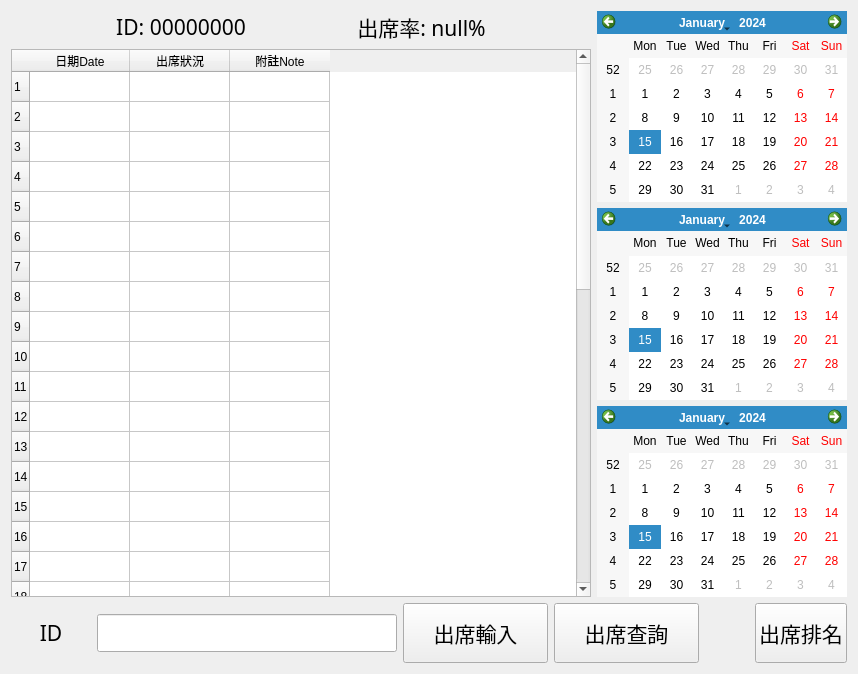
<?xml version="1.0" encoding="UTF-8"?>
<ui version="4.0">
 <class>QtAttendanceMain</class>
 <widget class="QWidget" name="QtAttendanceMain">
  <property name="geometry">
   <rect>
    <x>0</x>
    <y>0</y>
    <width>858</width>
    <height>674</height>
   </rect>
  </property>
  <property name="windowTitle">
   <string>QtAttendanceMain</string>
  </property>
  <layout class="QVBoxLayout" name="verticalLayout_5">
   <item>
    <layout class="QHBoxLayout" name="horizontalLayout_4">
     <item>
      <layout class="QVBoxLayout" name="verticalLayout_2">
       <item>
        <layout class="QHBoxLayout" name="horizontalLayout_2">
         <item>
          <widget class="QLabel" name="label_top_id">
           <property name="sizePolicy">
            <sizepolicy hsizetype="Fixed" vsizetype="Preferred">
             <horstretch>0</horstretch>
             <verstretch>0</verstretch>
            </sizepolicy>
           </property>
           <property name="minimumSize">
            <size>
             <width>0</width>
             <height>0</height>
            </size>
           </property>
           <property name="font">
            <font>
             <family>新細明體</family>
             <pointsize>16</pointsize>
            </font>
           </property>
           <property name="toolTip">
            <string>&lt;html&gt;&lt;head/&gt;&lt;body&gt;&lt;p&gt;&lt;br/&gt;&lt;/p&gt;&lt;/body&gt;&lt;/html&gt;</string>
           </property>
           <property name="layoutDirection">
            <enum>Qt::RightToLeft</enum>
           </property>
           <property name="text">
            <string>ID: 00000000</string>
           </property>
           <property name="alignment">
            <set>Qt::AlignCenter</set>
           </property>
          </widget>
         </item>
         <item>
          <widget class="QLabel" name="label_top_attend">
           <property name="sizePolicy">
            <sizepolicy hsizetype="Fixed" vsizetype="Preferred">
             <horstretch>0</horstretch>
             <verstretch>0</verstretch>
            </sizepolicy>
           </property>
           <property name="minimumSize">
            <size>
             <width>0</width>
             <height>0</height>
            </size>
           </property>
           <property name="font">
            <font>
             <family>新細明體</family>
             <pointsize>16</pointsize>
            </font>
           </property>
           <property name="toolTip">
            <string>&lt;html&gt;&lt;head/&gt;&lt;body&gt;&lt;p&gt;&lt;br/&gt;&lt;/p&gt;&lt;/body&gt;&lt;/html&gt;</string>
           </property>
           <property name="layoutDirection">
            <enum>Qt::RightToLeft</enum>
           </property>
           <property name="text">
            <string>出席率: null%</string>
           </property>
           <property name="alignment">
            <set>Qt::AlignCenter</set>
           </property>
          </widget>
         </item>
        </layout>
       </item>
       <item>
        <widget class="QTableWidget" name="tableWidget">
         <property name="rowCount">
          <number>39</number>
         </property>
         <property name="columnCount">
          <number>3</number>
         </property>
         <attribute name="horizontalHeaderMinimumSectionSize">
          <number>25</number>
         </attribute>
         <attribute name="verticalHeaderMinimumSectionSize">
          <number>24</number>
         </attribute>
         <attribute name="verticalHeaderDefaultSectionSize">
          <number>30</number>
         </attribute>
         <row/>
         <row/>
         <row/>
         <row/>
         <row/>
         <row/>
         <row/>
         <row/>
         <row/>
         <row/>
         <row/>
         <row/>
         <row/>
         <row/>
         <row/>
         <row/>
         <row/>
         <row/>
         <row/>
         <row/>
         <row/>
         <row/>
         <row/>
         <row/>
         <row/>
         <row/>
         <row/>
         <row/>
         <row/>
         <row/>
         <row/>
         <row/>
         <row/>
         <row/>
         <row/>
         <row/>
         <row/>
         <row/>
         <row/>
         <column>
          <property name="text">
           <string>日期Date</string>
          </property>
         </column>
         <column>
          <property name="text">
           <string>出席狀況</string>
          </property>
         </column>
         <column>
          <property name="text">
           <string>附註Note</string>
          </property>
         </column>
         <item row="0" column="0">
          <property name="text">
           <string/>
          </property>
         </item>
         <item row="0" column="1">
          <property name="text">
           <string/>
          </property>
         </item>
         <item row="0" column="2">
          <property name="text">
           <string/>
          </property>
         </item>
        </widget>
       </item>
      </layout>
     </item>
     <item>
      <layout class="QVBoxLayout" name="verticalLayout">
       <item>
        <widget class="QCalendarWidget" name="calendarWidget_1">
         <property name="sizePolicy">
          <sizepolicy hsizetype="Minimum" vsizetype="Minimum">
           <horstretch>0</horstretch>
           <verstretch>0</verstretch>
          </sizepolicy>
         </property>
         <property name="maximumSize">
          <size>
           <width>250</width>
           <height>250</height>
          </size>
         </property>
        </widget>
       </item>
       <item>
        <widget class="QCalendarWidget" name="calendarWidget_2">
         <property name="sizePolicy">
          <sizepolicy hsizetype="Minimum" vsizetype="Minimum">
           <horstretch>0</horstretch>
           <verstretch>0</verstretch>
          </sizepolicy>
         </property>
         <property name="minimumSize">
          <size>
           <width>0</width>
           <height>0</height>
          </size>
         </property>
         <property name="maximumSize">
          <size>
           <width>250</width>
           <height>250</height>
          </size>
         </property>
        </widget>
       </item>
       <item>
        <widget class="QCalendarWidget" name="calendarWidget_3">
         <property name="sizePolicy">
          <sizepolicy hsizetype="Minimum" vsizetype="Minimum">
           <horstretch>0</horstretch>
           <verstretch>0</verstretch>
          </sizepolicy>
         </property>
         <property name="maximumSize">
          <size>
           <width>250</width>
           <height>250</height>
          </size>
         </property>
        </widget>
       </item>
      </layout>
     </item>
    </layout>
   </item>
   <item>
    <layout class="QHBoxLayout" name="horizontalLayout">
     <item>
      <layout class="QHBoxLayout" name="horizontalLayout_3">
       <item>
        <widget class="QLabel" name="label">
         <property name="sizePolicy">
          <sizepolicy hsizetype="Fixed" vsizetype="Preferred">
           <horstretch>0</horstretch>
           <verstretch>0</verstretch>
          </sizepolicy>
         </property>
         <property name="minimumSize">
          <size>
           <width>80</width>
           <height>0</height>
          </size>
         </property>
         <property name="font">
          <font>
           <family>新細明體</family>
           <pointsize>16</pointsize>
          </font>
         </property>
         <property name="layoutDirection">
          <enum>Qt::RightToLeft</enum>
         </property>
         <property name="text">
          <string>ID</string>
         </property>
         <property name="alignment">
          <set>Qt::AlignCenter</set>
         </property>
        </widget>
       </item>
       <item>
        <widget class="QLineEdit" name="lineEdit">
         <property name="minimumSize">
          <size>
           <width>250</width>
           <height>0</height>
          </size>
         </property>
         <property name="maximumSize">
          <size>
           <width>300</width>
           <height>16777215</height>
          </size>
         </property>
         <property name="font">
          <font>
           <family>新細明體</family>
           <pointsize>16</pointsize>
          </font>
         </property>
         <property name="toolTip">
          <string>在這裡入ID</string>
         </property>
        </widget>
       </item>
       <item>
        <widget class="QPushButton" name="pushButton_input">
         <property name="sizePolicy">
          <sizepolicy hsizetype="Fixed" vsizetype="Fixed">
           <horstretch>0</horstretch>
           <verstretch>0</verstretch>
          </sizepolicy>
         </property>
         <property name="maximumSize">
          <size>
           <width>150</width>
           <height>100</height>
          </size>
         </property>
         <property name="font">
          <font>
           <family>新細明體</family>
           <pointsize>16</pointsize>
          </font>
         </property>
         <property name="text">
          <string>出席輸入</string>
         </property>
        </widget>
       </item>
       <item>
        <widget class="QPushButton" name="pushButton_search">
         <property name="sizePolicy">
          <sizepolicy hsizetype="Fixed" vsizetype="Fixed">
           <horstretch>0</horstretch>
           <verstretch>0</verstretch>
          </sizepolicy>
         </property>
         <property name="minimumSize">
          <size>
           <width>0</width>
           <height>60</height>
          </size>
         </property>
         <property name="maximumSize">
          <size>
           <width>150</width>
           <height>100</height>
          </size>
         </property>
         <property name="font">
          <font>
           <family>新細明體</family>
           <pointsize>16</pointsize>
          </font>
         </property>
         <property name="text">
          <string>出席查詢</string>
         </property>
        </widget>
       </item>
      </layout>
     </item>
     <item>
      <spacer name="horizontalSpacer">
       <property name="orientation">
        <enum>Qt::Horizontal</enum>
       </property>
       <property name="sizeType">
        <enum>QSizePolicy::Fixed</enum>
       </property>
       <property name="sizeHint" stdset="0">
        <size>
         <width>50</width>
         <height>20</height>
        </size>
       </property>
      </spacer>
     </item>
     <item>
      <widget class="QPushButton" name="pushButton_rank">
       <property name="sizePolicy">
        <sizepolicy hsizetype="Fixed" vsizetype="Fixed">
         <horstretch>0</horstretch>
         <verstretch>0</verstretch>
        </sizepolicy>
       </property>
       <property name="minimumSize">
        <size>
         <width>0</width>
         <height>0</height>
        </size>
       </property>
       <property name="maximumSize">
        <size>
         <width>150</width>
         <height>60</height>
        </size>
       </property>
       <property name="font">
        <font>
         <family>新細明體</family>
         <pointsize>16</pointsize>
        </font>
       </property>
       <property name="text">
        <string>出席排名</string>
       </property>
      </widget>
     </item>
    </layout>
   </item>
  </layout>
 </widget>
 <resources/>
 <connections/>
</ui>
